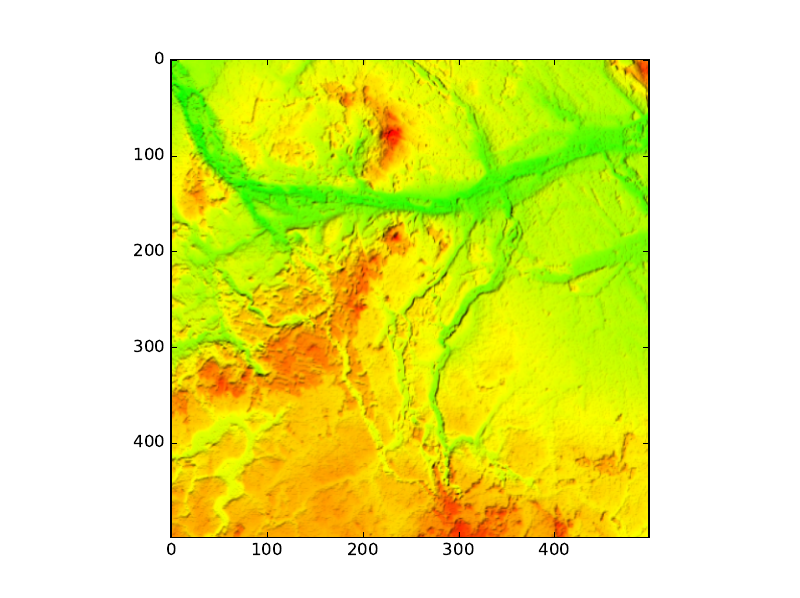

The script that saved this image:
#!/usr/bin/env python
# -*- coding: utf-8 -*-
import matplotlib.pyplot as plt
import numpy as np
import math


#funkcja konwerujaca z modelu hsv do rgb
def hsv2rgb(h, s, v):

    g,r,b = 0,0,0

    c = s * v #chroma
    hdev = h / 60
    x = c * (1-math.fabs((hdev % 2) - 1))
    m = v - c

    if hdev < 1:
        r = c
        g = x
    elif hdev < 2:
        r = x
        g = c
    elif hdev < 3:
        g = c
        b = x
    elif hdev < 4:
        g = x
        b = c
    elif hdev < 5:
        r = x
        b = c
    elif hdev <= 6:
        r = c
        b = x

    return (r+m,g+m,b+m)

#funkcja czytajaca dane oraz szukajaca maksymalnego oraz minimalnego elementu w  pliku
#czyli najmniejszej i najwiekszej wysokosci
def readdata(plik):
    data = []
    h = 0
    w = 0
    dif = 0
    maxi = 0
    mini = 150
    with open(plik) as f:
        for j, line in enumerate(f):
            helparr = line.split()
            if j == 0:
                h = helparr[0]
                w = helparr[1]
                dif = helparr[2]
            else:
                for i in range(0,int(w)):
                    if maxi < float(helparr[i]):
                        maxi = float(helparr[i])
                    if mini > float(helparr[i]):
                        mini = float(helparr[i])
                data.append(helparr)
        print(int(maxi))
        print(int(mini))
    return h,w,dif,data,int(mini),int(maxi)

#funkcja zamieniajaca tablice z danymi
#na tablice z trojkami RGB
def data2rgbtable(table,mini,maxi):
    rgbtable = []
    w = 0.05
    roznica = maxi - mini
    for i in range(0, 500):
        pomtable = []
        for j in range(0, 500):
            r = math.floor(float(table[i][j]))
            #kolor podstawowy
            rgb = hsv2rgb(120-(((r-40)/roznica)*120),1,0.9)
            #rozjasnianie albo zciemnianie
            if float(table[i][j-1]) > r:
                rgb = hsv2rgb(120-(((r-40)/roznica)*120),1,1)
            else:
                rgb = hsv2rgb(120-(((r-40)/roznica)*120),1,0.85)
            pomtable.append(rgb)
        rgbtable.append(pomtable)
    return rgbtable




def main():
    h, w, dif, data, mini, maxi = readdata('big.dem') #height, width, diff and data
    img = data2rgbtable(data,mini,maxi)

    fig = plt.figure()
    plt.imshow(img)
    plt.show()
    fig.savefig('map.png')
    fig.savefig('map.pdf')

if __name__ == '__main__':
    main()
